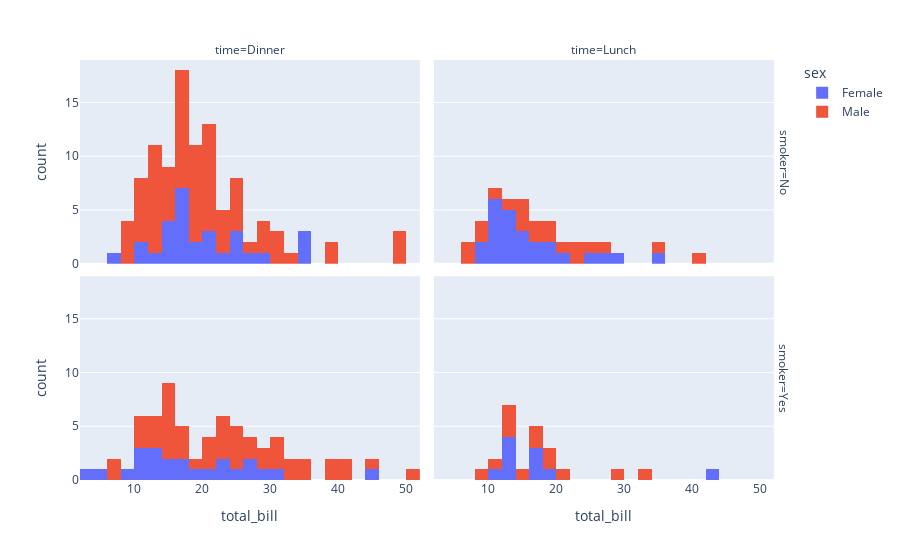

The cell this chart's notebook holds for it:
### Code cell
px.histogram(tips,x='total_bill',color='sex',facet_row='smoker',facet_col='time')

### Figure 1 — Plotly figure (JSON) as saved in the notebook; plotly's stock layout.template omitted (floating-point values rounded to 4 significant figures)
{"data": [{"alignmentgroup": "True", "bingroup": "x", "hovertemplate": "sex=Female<br>smoker=No<br>time=Dinner<br>total_bill=%{x}<br>count=%{y}<extra></extra>", "legendgroup": "Female", "marker": {"color": "#636efa", "pattern": {"shape": ""}}, "name": "Female", "offsetgroup": "Female", "orientation": "v", "showlegend": true, "type": "histogram", "x": [16.99, 24.59, 35.26, 14.83, 10.33, 16.97, 20.29, 15.77, 19.65, 15.06, 20.69, 16.93, 10.29, 34.81, 26.41, 16.45, 17.07, 14.73, 22.75, 20.92, 7.25, 25.71, 17.31, 29.85, 25, 13.39, 16.21, 35.83, 18.78], "xaxis": "x3", "yaxis": "y3"}, {"alignmentgroup": "True", "bingroup": "x", "hovertemplate": "sex=Female<br>smoker=No<br>time=Lunch<br>total_bill=%{x}<br>count=%{y}<extra></extra>", "legendgroup": "Female", "marker": {"color": "#636efa", "pattern": {"shape": ""}}, "name": "Female", "offsetgroup": "Female", "orientation": "v", "showlegend": false, "type": "histogram", "x": [10.07, 34.83, 10.65, 12.43, 24.08, 13.42, 12.48, 29.8, 14.52, 11.38, 20.27, 11.17, 12.26, 18.26, 8.51, 10.33, 14.15, 13.16, 17.47, 27.05, 16.43, 8.35, 18.64, 11.87, 15.98], "xaxis": "x4", "yaxis": "y4"}, {"alignmentgroup": "True", "bingroup": "x", "hovertemplate": "sex=Female<br>smoker=Yes<br>time=Dinner<br>total_bill=%{x}<br>count=%{y}<extra></extra>", "legendgroup": "Female", "marker": {"color": "#636efa", "pattern": {"shape": ""}}, "name": "Female", "offsetgroup": "Female", "orientation": "v", "showlegend": false, "type": "histogram", "x": [3.07, 26.86, 25.28, 5.75, 16.32, 11.35, 15.38, 44.3, 22.42, 14.31, 17.51, 10.59, 10.63, 9.6, 20.9, 18.15, 12.76, 13.27, 28.17, 12.9, 30.14, 22.12, 27.18], "xaxis": "x", "yaxis": "y"}, {"alignmentgroup": "True", "bingroup": "x", "hovertemplate": "sex=Female<br>smoker=Yes<br>time=Lunch<br>total_bill=%{x}<br>count=%{y}<extra></extra>", "legendgroup": "Female", "marker": {"color": "#636efa", "pattern": {"shape": ""}}, "name": "Female", "offsetgroup": "Female", "orientation": "v", "showlegend": false, "type": "histogram", "x": [19.81, 43.11, 13, 12.74, 13, 16.4, 16.47, 13.42, 16.27, 10.09], "xaxis": "x2", "yaxis": "y2"}, {"alignmentgroup": "True", "bingroup": "x", "hovertemplate": "sex=Male<br>smoker=No<br>time=Dinner<br>total_bill=%{x}<br>count=%{y}<extra></extra>", "legendgroup": "Male", "marker": {"color": "#EF553B", "pattern": {"shape": ""}}, "name": "Male", "offsetgroup": "Male", "orientation": "v", "showlegend": true, "type": "histogram", "x": [10.34, 21.01, 23.68, 25.29, 8.77, 26.88, 15.04, 14.78, 10.27, 15.42, 18.43, 21.58, 16.29, 20.65, 17.92, 39.42, 19.82, 17.81, 13.37, 12.69, 21.7, 9.55, 18.35, 17.78, 24.06, 16.31, 18.69, 31.27, 16.04, 17.46, 13.94, 9.68, 30.4, 18.29, 22.23, 32.4, 28.55, 18.04, 12.54, 9.94, 25.56, 19.49, 48.27, 17.59, 20.08, 20.23, 12.02, 10.51, 22.49, 12.46, 18.24, 14, 38.07, 23.95, 29.93, 14.07, 13.13, 17.26, 24.55, 19.77, 48.17, 16.49, 21.5, 12.66, 13.81, 24.52, 20.76, 31.71, 20.69, 48.33, 20.45, 13.28, 11.61, 10.77, 10.07, 29.03, 17.82], "xaxis": "x3", "yaxis": "y3"}, {"alignmentgroup": "True", "bingroup": "x", "hovertemplate": "sex=Male<br>smoker=No<br>time=Lunch<br>total_bill=%{x}<br>count=%{y}<extra></extra>", "legendgroup": "Male", "marker": {"color": "#EF553B", "pattern": {"shape": ""}}, "name": "Male", "offsetgroup": "Male", "orientation": "v", "showlegend": false, "type": "histogram", "x": [27.2, 22.76, 17.29, 16.66, 15.98, 13.03, 18.28, 24.71, 21.16, 11.69, 14.26, 15.95, 8.52, 22.82, 19.08, 34.3, 41.19, 9.78, 7.51, 7.56], "xaxis": "x4", "yaxis": "y4"}, {"alignmentgroup": "True", "bingroup": "x", "hovertemplate": "sex=Male<br>smoker=Yes<br>time=Dinner<br>total_bill=%{x}<br>count=%{y}<extra></extra>", "legendgroup": "Male", "marker": {"color": "#EF553B", "pattern": {"shape": ""}}, "name": "Male", "offsetgroup": "Male", "orientation": "v", "showlegend": false, "type": "histogram", "x": [38.01, 11.24, 20.29, 13.81, 11.02, 18.29, 15.01, 17.92, 28.97, 40.17, 27.28, 12.03, 21.01, 15.36, 20.49, 25.21, 50.81, 15.81, 7.25, 31.85, 16.82, 32.9, 17.89, 14.48, 34.63, 34.65, 23.33, 45.35, 23.17, 40.55, 30.46, 23.1, 15.69, 26.59, 38.73, 24.27, 30.06, 25.89, 28.15, 11.59, 7.74, 24.01, 15.69, 15.53, 12.6, 32.83, 22.67], "xaxis": "x", "yaxis": "y"}, {"alignmentgroup": "True", "bingroup": "x", "hovertemplate": "sex=Male<br>smoker=Yes<br>time=Lunch<br>total_bill=%{x}<br>count=%{y}<extra></extra>", "legendgroup": "Male", "marker": {"color": "#EF553B", "pattern": {"shape": ""}}, "name": "Male", "offsetgroup": "Male", "orientation": "v", "showlegend": false, "type": "histogram", "x": [19.44, 32.68, 16, 28.44, 15.48, 16.58, 10.34, 13.51, 18.71, 20.53, 12.16, 8.58, 13.42], "xaxis": "x2", "yaxis": "y2"}], "layout": {"annotations": [{"font": {}, "showarrow": false, "text": "time=Dinner", "x": 0.24, "xanchor": "center", "xref": "paper", "y": 1, "yanchor": "bottom", "yref": "paper"}, {"font": {}, "showarrow": false, "text": "time=Lunch", "x": 0.74, "xanchor": "center", "xref": "paper", "y": 1, "yanchor": "bottom", "yref": "paper"}, {"font": {}, "showarrow": false, "text": "smoker=Yes", "textangle": 90, "x": 0.98, "xanchor": "left", "xref": "paper", "y": 0.2425, "yanchor": "middle", "yref": "paper"}, {"font": {}, "showarrow": false, "text": "smoker=No", "textangle": 90, "x": 0.98, "xanchor": "left", "xref": "paper", "y": 0.7575, "yanchor": "middle", "yref": "paper"}], "barmode": "relative", "legend": {"title": {"text": "sex"}, "tracegroupgap": 0}, "margin": {"t": 60}, "xaxis": {"anchor": "y", "domain": [0, 0.48], "title": {"text": "total_bill"}}, "xaxis2": {"anchor": "y2", "domain": [0.5, 0.98], "matches": "x", "title": {"text": "total_bill"}}, "xaxis3": {"anchor": "y3", "domain": [0, 0.48], "matches": "x", "showticklabels": false}, "xaxis4": {"anchor": "y4", "domain": [0.5, 0.98], "matches": "x", "showticklabels": false}, "yaxis": {"anchor": "x", "domain": [0, 0.485], "title": {"text": "count"}}, "yaxis2": {"anchor": "x2", "domain": [0, 0.485], "matches": "y", "showticklabels": false}, "yaxis3": {"anchor": "x3", "domain": [0.515, 1], "matches": "y", "title": {"text": "count"}}, "yaxis4": {"anchor": "x4", "domain": [0.515, 1], "matches": "y", "showticklabels": false}}}
